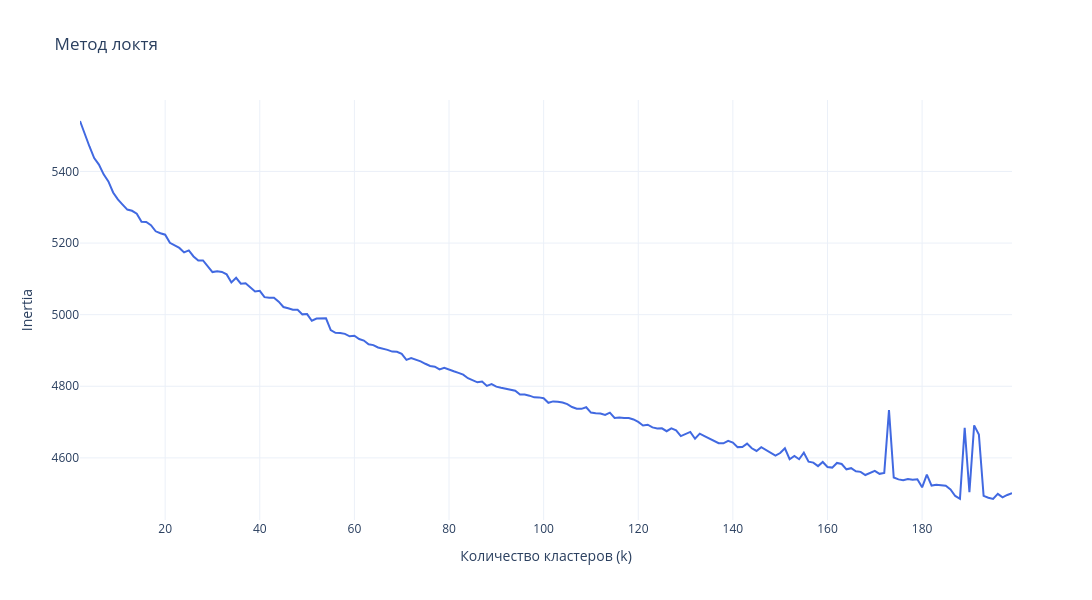
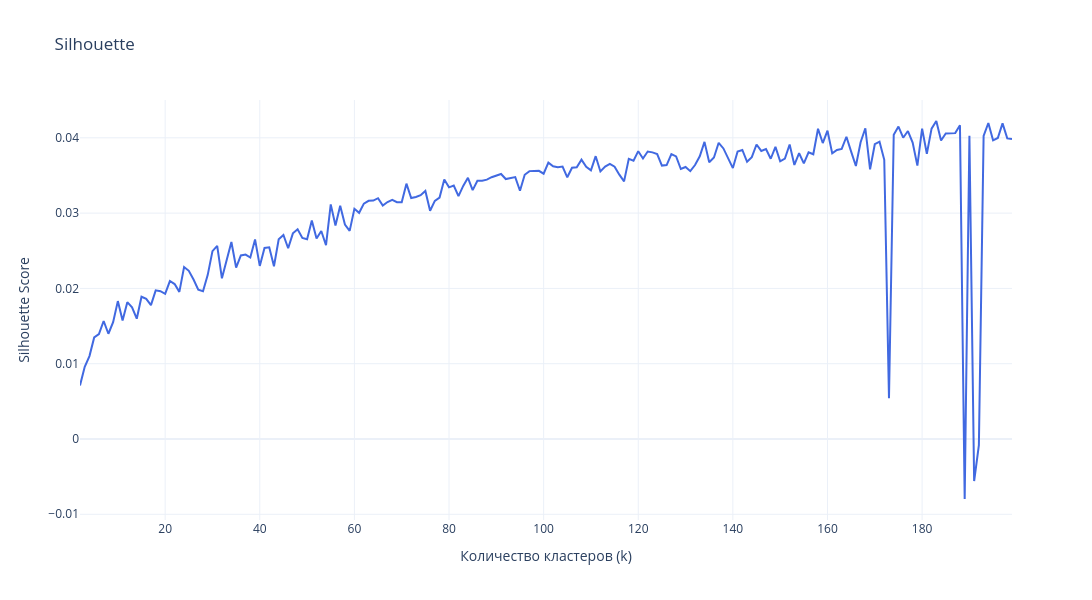

The notebook cell these images were saved under, in order:
### Code cell
# Находим оптимальное число кластеров у первой попавшейся модели
find_optimal_k(X, range(2, 200))
# По графику делаю вывод, что с увеличением кол-ва кластеров результаты постепенно улучшаются. Локоть не наблюдается.
# Время выполнения: ~9m минут. Лучший результат: k=199: inertia=4495, silhouette=0.042

### Figure 1 — Plotly figure (JSON) as saved in the notebook; plotly's stock layout.template omitted (floating-point values rounded to 4 significant figures; data arrays with more than 128 entries replaced by an {"elided": "..."} marker saying what was removed)
{"data": [{"hovertemplate": "Дата: %{x}<br>Значение: %{y:.4f} <extra></extra>", "line": {"color": "royalblue", "width": 2}, "mode": "lines", "x": {"elided": "198 int values"}, "y": {"elided": "198 float values"}, "type": "scatter"}], "layout": {"title": {"text": "Метод локтя"}, "xaxis": {"title": {"text": "Количество кластеров (k)"}}, "yaxis": {"title": {"text": "Inertia"}}, "hovermode": "x unified", "width": 1100, "height": 600}}

### Figure 2 — Plotly figure (JSON) as saved in the notebook; plotly's stock layout.template omitted (floating-point values rounded to 4 significant figures; data arrays with more than 128 entries replaced by an {"elided": "..."} marker saying what was removed)
{"data": [{"hovertemplate": "Дата: %{x}<br>Значение: %{y:.4f} <extra></extra>", "line": {"color": "royalblue", "width": 2}, "mode": "lines", "x": {"elided": "198 int values"}, "y": {"elided": "198 float values"}, "type": "scatter"}], "layout": {"title": {"text": "Silhouette"}, "xaxis": {"title": {"text": "Количество кластеров (k)"}}, "yaxis": {"title": {"text": "Silhouette Score"}}, "hovermode": "x unified", "width": 1100, "height": 600}}
